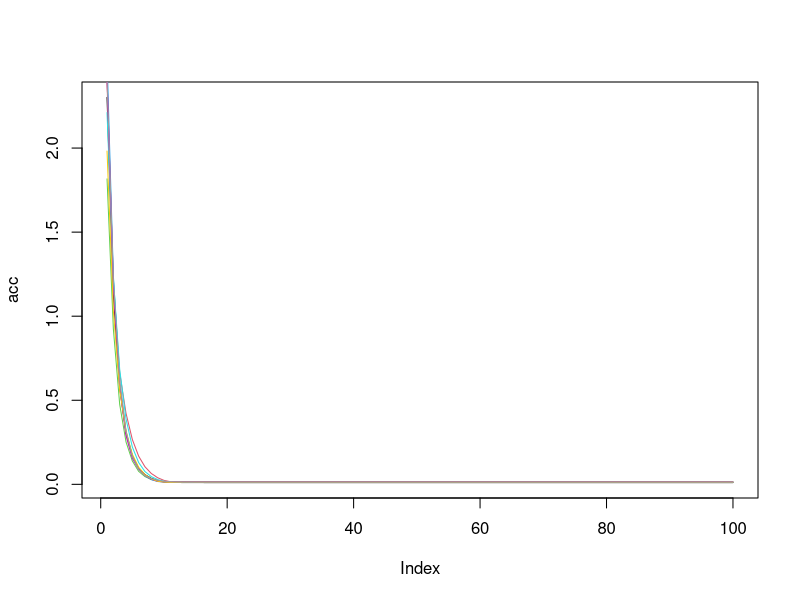

R code for this plot: (Note: a time limit stopped this script after it produced the figure.)

# install.packages("'mvtnorm")


require(mvtnorm)
require(MASS)

for(global_iter in 1:30){
  
  d = 5
  K = 100
  # N <- c(rep(20,1), rep(200,1))
  N <- sample(c(190:200), size = K, replace = TRUE)
  N_test <- 1000
  
  
  A <- matrix(runif(K^2)*2-1, ncol=K) 
  Omega <- (t(A)%*%A)
  # Omega <- Omega/sum(diag(Omega))
  mu <- rep(0, K)
  Theta <- mvrnorm(d,mu,Omega)
  
  X <- list()
  Y <- list()
  X_test <- list()
  Y_test <- list()
  
  for(i in 1:K){
    
    X1 <- matrix(rnorm(d*N[i]), nrow=d,ncol=N[i])
    Y1 <- t(X1)%*%Theta[,i] + mvrnorm(1, rep(0, N[i]), diag(0.05,N[i]))
    X <- append(X, list(X1))
    Y <- append(Y, list(Y1))
    
    X2 <- matrix(rnorm(d*N_test), nrow=d,ncol=N_test)
    Y2 <- t(X2)%*%Theta[,i] # + mvrnorm(1, rep(0, N_test), diag(0.05,N_test))
    X_test <- append(X_test, list(X2))
    Y_test <- append(Y_test, list(Y2))
    
  }
  
  local_SGD <- function(theta, X, Y, LR, iter, corr, use=1){
    
    for(i in 1:iter){
      theta <- theta + 2*LR*X%*%(Y-t(X)%*%theta)
    }
    
    if(use==1) theta <- theta - 2*LR*corr
    
    return(theta)
    
  }
  
  Theta0 <- matrix(rep(0, d*K), nrow=d, ncol=K)
  Theta0_no_comm <- matrix(rep(0, d*K), nrow=d, ncol=K)
  Omega0 <- diag(1, K)
  
  LR <- 0.0001
  iter <- 20
  
  # theta01_no_corr <- matrix(c(0,0),2,1)
  # theta02_no_corr <- matrix(c(0,0),2,1)
  
  acc <- NULL
  
  for(comm in 1:100){
    
    communication_corr <- matrix( rep(0, d*K), nrow=d, ncol=K )
    Omega0_inv <- solve(Omega)
    
    for(k in 1:K){
      for(i in 1:K){
        communication_corr[,k] <- communication_corr[,k] + Theta0[,i]*Omega0_inv[i,k] 
      }
    }
    
    for(k in 1:K){
      
      Theta0[,k] <- local_SGD(Theta0[,k], X[[k]], Y[[k]], LR, iter, communication_corr[,k])
      
    }
    
    for(k in 1:K){
      
      Theta0_no_comm[,k] <- local_SGD(Theta0_no_comm[,k], X[[k]], Y[[k]], LR, iter, communication_corr[,k], 0)
      
    }
    
    
    # corr <- theta01*solve(Omega)[1,1] + theta02*solve(Omega)[2,1]
    # theta01 <- local_SGD(theta01, X1, Y1, LR, iter, corr)
    # theta01_no_corr <- local_SGD(theta01_no_corr, X1, Y1, LR, iter, corr, 0)
    # 
    # corr <- theta02*solve(Omega)[1,2] + theta02*solve(Omega)[2,2]
    # theta02 <- local_SGD(theta02, X2, Y2, LR, iter, corr)
    # theta02_no_corr <- local_SGD(theta02_no_corr, X2, Y2, LR, iter, corr, 0)
    # 
    # Theta_new <- matrix(cbind(theta01, theta02), 2, 2)
    # Theta_new_no_corr <- matrix(cbind(theta01_no_corr, theta02_no_corr), 2, 2)
    
    new_corr <- t(Theta0)%*%Theta0
    # eigen_decomposition <- eigen(new_corr)
    # e_vec <- eigen_decomposition$vectors
    # new_corr <- e_vec %*%diag(sqrt(round(eigen_decomposition$values, 5)),K)%*%solve(e_vec )
    # Omega0 <- 0.9*Omega0+0.1*( new_corr/ sum(diag(new_corr)) )
    
    Omega0 <- 0.9*Omega0+0.1/d*new_corr#*( sqrt(new_corr)/ sum(diag(sqrt(new_corr))) )
    
    acc <- c(acc, norm(Theta0-Theta)/sqrt(K))
    
  }
  
  #Omega0
  #norm(Omega0/sum(diag(Omega0)))
  #norm(Omega/sum(diag(Omega)))
  
  aa1 = t(X_test[[1]])%*%Theta0[,1]; RMSE1 <- sqrt(sum((aa1-Y_test[[1]])^2)/1000) # norm(aa1-Y_test[[1]])/sqrt(N_test)
  aa2 = t(X_test[[1]])%*%Theta0_no_comm[,1]; RMSE2 <- norm(aa2-Y_test[[1]], "2")/sqrt(N_test)
  c(RMSE1,RMSE2)
  # 
  # plot(aa1, type="l")
  # lines(Y[[1]], col="red")
  
  
  if(global_iter == 1 & acc[100]<=1) plot(acc, type="l")
  if(global_iter == 1 & acc[100]>1) global_iter = 1
  if(global_iter >1 & acc[100]<=1) lines(acc, col=global_iter)
}

#Theta0[,1:6]
#Theta[,1:6]
